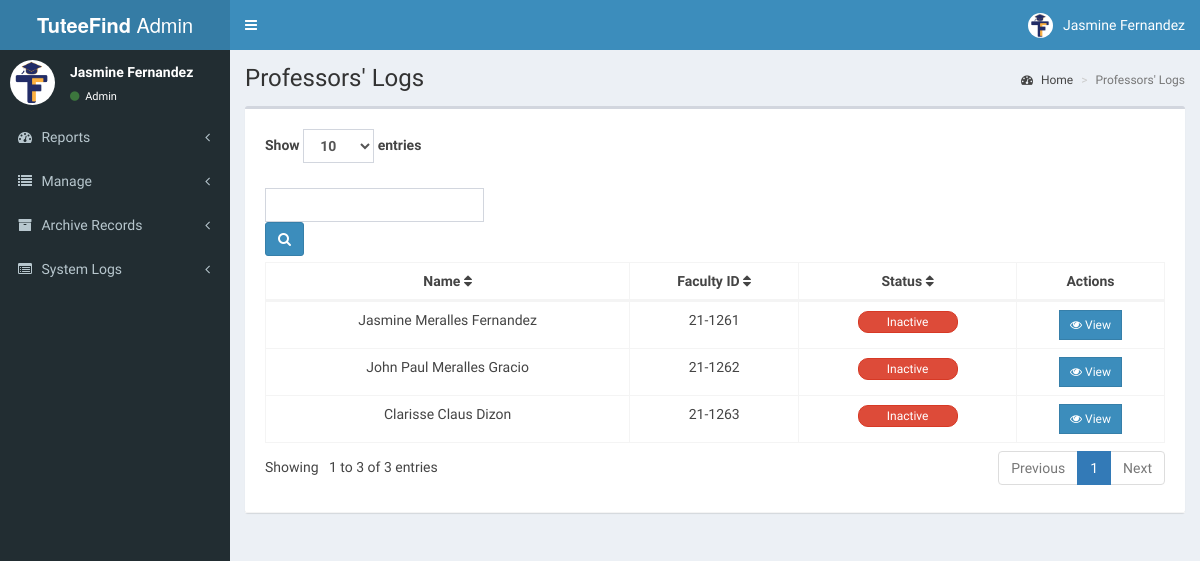
The page /admin/logs_professor.php (signed in) on the database its author committed.
### tables this page shows
CREATE TABLE `professor` (
  `id` int(11) NOT NULL,
  `firstname` varchar(30) NOT NULL,
  `lastname` varchar(30) NOT NULL,
  `middlename` varchar(20) NOT NULL,
  `age` int(11) NOT NULL,
  `faculty_id` varchar(20) NOT NULL,
  `emailaddress` varchar(50) DEFAULT NULL,
  `prof_password` varchar(250) NOT NULL,
  `prof_username` varchar(250) NOT NULL,
  `prof_photo` varchar(250) DEFAULT NULL,
  `last_login` datetime DEFAULT NULL
);

### admin/includes/session.php (called while the page is built, shortened)
<?php
	include 'includes/conn.php';
	$sql = "SELECT * FROM admin WHERE id = '".$_SESSION['admin']."'";
	$query = $conn->query($sql);
	$user = $query->fetch_assoc();
?>

### admin/logs_professor.php (the view, shortened to what this page needs)
<?php
include 'includes/session.php';
include 'includes/header.php';
?>
<?php
$search = isset($_GET['search']) ? $_GET['search'] : '';
$page = isset($_GET['page']) ? (int)$_GET['page'] : 1;
$limit = isset($_GET['limit']) ? (int)$_GET['limit'] : 10;
$offset = ($page - 1) * $limit;
$total_sql = "
    SELECT COUNT(*) as total
    FROM professor
    WHERE
        CONCAT(LOWER(firstname), ' ', LOWER(middlename), ' ', LOWER(lastname)) LIKE LOWER('%$search%')
        OR LOWER(faculty_id) LIKE LOWER('%$search%')";
$stmt_total = $conn->prepare($total_sql);
$stmt_total->execute();
$total_result = $stmt_total->get_result();
$total_rows = $total_result->fetch_assoc()['total'];
$total_pages = ceil($total_rows / $limit);
?>
<body class="hold-transition skin-blue sidebar-mini">
<div class="wrapper">
    <?php include 'includes/navbar.php'; ?>
    <?php include 'includes/menubar.php'; ?>
    <div class="content-wrapper">
        <section class="content-header">
            <h1>Professors' Logs</h1>
            <ol class="breadcrumb">
                <li><a href="#"><i class="fa fa-dashboard"></i> Home</a></li>
                <li class="active">Professors' Logs</li>
            </ol>
        </section>
        <section class="content">
        <div class="row">
        <div class="col-xs-12">
          <div class="box">
            <div class="box-header with-border">
  <div class="box-body">
<form method="GET" action="logs_professor.php" class="form-inline d-flex justify-content-between align-items-center">
    <div class="form-group me-4">
        <label>Show
            <select name="limit" class="form-control" onchange="this.form.submit()">
                <option value="10" <?php if ($limit == 10) echo 'selected'; ?>>10</option>
            </select> entries
        </label>
        <div class="form-group me-2">
            <input type="text" name="search" placeholder="" value="<?php echo htmlspecialchars($search); ?>" class="form-control">
        </div>
        <button type="submit" class="btn btn-primary"><i class="fa fa-search"></i></button>
    </div>
</form>
<div id="example1_wrapper" class="dataTables_wrapper form-inline dt-bootstrap no-footer">
  <div class="row">
    <div class="col-sm-12">
      <div style="max-height: 250px; overflow-y: auto;" class="scrollable-table">
        <table id="example1" class="table table-bordered dataTable no-footer" role="grid" aria-describedby="example1_info">
          <thead>
            <tr role="row">
                <th onclick="sortTable(0)">Name <i class="fa fa-sort" aria-hidden="true"></i></th>
                <th onclick="sortTable(1)">Faculty ID <i class="fa fa-sort" aria-hidden="true"></i></th>
                <th onclick="sortTable(2)">Status <i class="fa fa-sort" aria-hidden="true"></i></th>
                <th>Actions</th>
              </tr>
            </thead>
            <tbody>
            <?php
$search = isset($_GET['search']) ? strtolower($_GET['search']) : '';
$sql = "
    SELECT
        id,
        lastname,
        firstname,
        middlename,
        faculty_id,
        last_login
    FROM professor";
$query = $conn->query($sql);
$results = [];
while ($row = $query->fetch_assoc()) {
    $name = $row['firstname'] . " " . $row['middlename'] . " " . $row['lastname'];
    $faculty_id = $row['faculty_id'];
    $status = "Inactive";
    if (
        strpos(strtolower($name), $search) !== false ||
        strpos(strtolower($faculty_id), $search) !== false ||
        ($search === 'active' && $status === 'Active') ||
        ($search === 'inactive' && $status === 'Inactive')
    ) {
        $results[] = [
            'id' => $row['id'],
            'name' => $name,
            'faculty_id' => $faculty_id,
            'status' => $status
        ];
    }
}
foreach ($results as $row) {
    $statusClass = $row['status'] === "Active" ? "btn-success" : "btn-danger";
    $statusText = $row['status'];
    echo "<tr>
            <td>{$row['name']}</td>
            <td>{$row['faculty_id']}</td>
            <td style='text-align: center;'>
                <button class='btn $statusClass btn-sm' style='border-radius: 10px; padding: 1px 10px; width: 100px;'>
                    $statusText
                </button>
            </td>
            <td>
                <button class='btn btn-primary btn-sm btn-flat view' data-id='".$row['id']."' data-professor-name='".htmlspecialchars($row['name'], ENT_QUOTES)."'>
                    <i class='fa fa-eye'></i> View
                </button>
            </td>
          </tr>";
}
?>
   </tbody>
          </table>
        </div>
      </div>
    </div>
    <div class="row">
      <div class="col-sm-5">
        <div class="dataTables_info" id="example1_info" role="status" aria-live="polite">
          Showing
 <?php echo ($offset + 1) . ' to ' . min($offset + $limit, $total_rows) . ' of ' . $total_rows . ' entries'; ?>
        </div>
      </div>
      <div class="col-sm-7">
        <div class="dataTables_paginate paging_simple_numbers" id="example1_paginate">
          <ul class="pagination">
            <li class="paginate_button
 previous <?php if ($page <= 1) echo 'disabled'; ?>" id="example1_previous">
              <a href="?search=<?php echo urlencode($search); ?>&page=<?php echo $page - 1; ?>&limit=<?php echo $limit; ?>" aria-controls="example1" data-dt-idx="0" tabindex="0">Previous</a>
            </li>
            <?php for ($i = 1; $i <= $total_pages; $i++): ?>
              <li class="paginate_button <?php if ($page == $i) echo 'active'; ?>">
                <a href="?search=<?php echo urlencode($search); ?>&page=<?php echo $i; ?>&limit=<?php echo $limit; ?>" aria-controls="example1" data-dt-idx="<?php echo $i; ?>" tabindex="0"><?php echo $i; ?></a>
              </li>
            <?php endfor; ?>
            <li class="paginate_button next <?php if ($page >= $total_pages) echo 'disabled'; ?>" id="example1_next">
              <a href="?search=<?php echo urlencode($search); ?>&page=<?php echo $page + 1; ?>&limit=<?php echo $limit; ?>" aria-controls="example1" data-dt-idx="7" tabindex="0">Next</a>
            </li>
          </ul>
        </div>
      </div>
    </div>
  </div>
</div>
</div>
</div>
</section>
</div>
<?php include 'includes/professor_modal.php'; ?>
</div>
<?php include 'includes/scripts.php'; ?>
</body>
</html>

### admin/includes/navbar.php (shortened to what this page needs)
<header class="main-header">
  <a href="#" class="logo">
    <span class="logo-lg"><b>TuteeFind</b> Admin</span>
    </a>
  <nav class="navbar navbar-static-top">
    <a href="#" class="sidebar-toggle" data-toggle="push-menu" role="button">
    </a>
    <div class="navbar-custom-menu">
      <ul class="nav navbar-nav">
        <li class="dropdown user user-menu">
          <a href="#" class="dropdown-toggle" data-toggle="dropdown">
            <img src="<?php echo (!empty($user['photo'])) ? '../images/'.$user['photo'] : '../images/TuteeFindLogoName.jpg'; ?>" class="user-image" alt="User Image">
            <span class="hidden-xs"><?php echo $user['firstname'].' '.$user['lastname']; ?></span>
          </a>
        </li>
      </ul>
    </div>
  </nav>
</header>

### admin/includes/menubar.php (shortened to what this page needs)
<aside class="main-sidebar">
  <section class="sidebar">
    <div class="user-panel">
      <div class="pull-left image">
        <img src="<?php echo (!empty($user['photo'])) ? '../images/'.$user['photo'] : '../images/TuteeFindLogoName.jpg'; ?>" class="img-circle" alt="User Image">
      </div>
      <div class="pull-left info">
        <p><?php echo $user['firstname'].' '.$user['lastname']; ?></p>
        <a><i class="fa fa-circle text-success"></i> Admin</a>
      </div>
    </div>
    <ul class="sidebar-menu" data-widget="tree">
    <li class="treeview">
        <a href="#">
            <i class="fa fa-dashboard"></i> <span>Reports</span>
            <span class="pull-right-container">
                <i class="fa fa-angle-left pull-right"></i>
            </span>
        </a>
    </li>
    <li class="treeview">
        <a href="#">
            <i class="fa fa-list"></i> <span>Manage</span>
            <span class="pull-right-container">
                <i class="fa fa-angle-left pull-right"></i>
            </span>
        </a>
    </li>
    <li class="treeview">
        <a href="#">
            <i class="fa fa-archive"></i> <span>Archive Records</span>
            <span class="pull-right-container">
                <i class="fa fa-angle-left pull-right"></i>
            </span>
        </a>
    </li>
     <li class="treeview">
        <a href="#">
            <i class="fa fa-list-alt"></i> <span>System Logs</span>
            <span class="pull-right-container">
                <i class="fa fa-angle-left pull-right"></i>
            </span>
        </a>
    </li>
</ul>
  </section>
</aside>

### admin/logs_professor.php (style rules this page uses)
.scrollable-table { max-height: 230px; overflow-y: auto; border-collapse: collapse; display: block; }
.scrollable-table thead { position: sticky; top: 0; background-color: #fff; z-index: 1; }
table { width: 100%; border-collapse: collapse; }
table th, table td { padding: 10px; border: 1px solid #ddd; }
table td button { padding: 5px 10px; background-color: #007bff; color: white; border: none; cursor: pointer; border-radius: 4px; }
table th { text-align: center; }
table td { text-align: center; }
table td button { display: inline-block; text-align: center; }

### rows shown on the page
professor: name "Jasmine Meralles Fernandez", faculty "21-1261", statusText "Inactive"
professor: name "John Paul Meralles Gracio", faculty "21-1262", statusText "Inactive"
professor: name "Clarisse Claus Dizon", faculty "21-1263", statusText "Inactive"

### other values the page prints
$user['firstname'] "Jasmine"
$user['lastname'] "Fernandez"
$offset + 1 "1"
min($offset + $limit, $total_rows) "3"
$total_rows "3"
